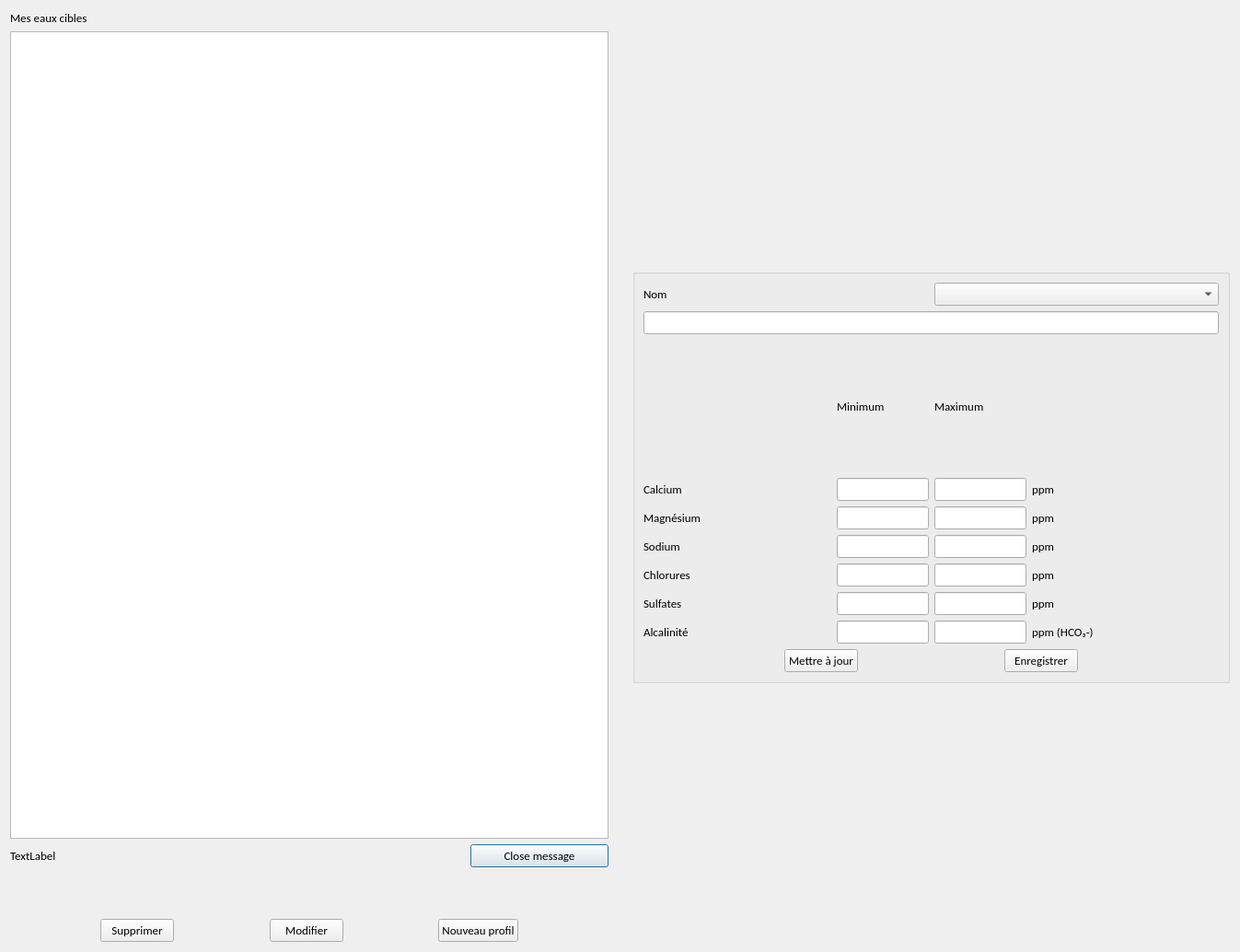
<?xml version="1.0" encoding="UTF-8"?>
<ui version="4.0">
 <class>WaterDialog</class>
 <widget class="QDialog" name="WaterDialog">
  <property name="geometry">
   <rect>
    <x>0</x>
    <y>0</y>
    <width>1347</width>
    <height>1034</height>
   </rect>
  </property>
  <property name="font">
   <font>
    <family>Carlito</family>
    <pointsize>10</pointsize>
   </font>
  </property>
  <property name="windowTitle">
   <string>Profil d'eau</string>
  </property>
  <layout class="QHBoxLayout" name="horizontalLayout_4">
   <item>
    <layout class="QVBoxLayout" name="verticalLayout_2">
     <item>
      <widget class="QLabel" name="labelTitle">
       <property name="text">
        <string>Mes eaux cibles</string>
       </property>
      </widget>
     </item>
     <item>
      <widget class="QListView" name="waterList">
       <property name="font">
        <font>
         <family>Carlito</family>
         <pointsize>10</pointsize>
        </font>
       </property>
      </widget>
     </item>
     <item>
      <layout class="QHBoxLayout" name="horizontalLayout_15">
       <item>
        <widget class="QLabel" name="labelMessage">
         <property name="sizePolicy">
          <sizepolicy hsizetype="Minimum" vsizetype="Preferred">
           <horstretch>0</horstretch>
           <verstretch>0</verstretch>
          </sizepolicy>
         </property>
         <property name="maximumSize">
          <size>
           <width>999999</width>
           <height>16777215</height>
          </size>
         </property>
         <property name="font">
          <font>
           <family>Carlito</family>
           <pointsize>10</pointsize>
          </font>
         </property>
         <property name="text">
          <string>TextLabel</string>
         </property>
        </widget>
       </item>
       <item>
        <widget class="QPushButton" name="closeMessageButton">
         <property name="minimumSize">
          <size>
           <width>150</width>
           <height>0</height>
          </size>
         </property>
         <property name="maximumSize">
          <size>
           <width>100</width>
           <height>16777215</height>
          </size>
         </property>
         <property name="font">
          <font>
           <family>Carlito</family>
           <pointsize>10</pointsize>
          </font>
         </property>
         <property name="text">
          <string>Close message</string>
         </property>
        </widget>
       </item>
      </layout>
     </item>
     <item>
      <layout class="QHBoxLayout" name="horizontalLayout_3">
       <property name="topMargin">
        <number>50</number>
       </property>
       <item>
        <spacer name="horizontalSpacer_4">
         <property name="font">
          <font>
           <family>Carlito</family>
           <pointsize>10</pointsize>
          </font>
         </property>
         <property name="orientation">
          <enum>Qt::Horizontal</enum>
         </property>
         <property name="sizeHint" stdset="0">
          <size>
           <width>40</width>
           <height>20</height>
          </size>
         </property>
        </spacer>
       </item>
       <item>
        <widget class="QPushButton" name="deleteButton">
         <property name="font">
          <font>
           <family>Carlito</family>
           <pointsize>10</pointsize>
          </font>
         </property>
         <property name="text">
          <string>Supprimer</string>
         </property>
        </widget>
       </item>
       <item>
        <spacer name="horizontalSpacer_5">
         <property name="font">
          <font>
           <family>Carlito</family>
           <pointsize>10</pointsize>
          </font>
         </property>
         <property name="orientation">
          <enum>Qt::Horizontal</enum>
         </property>
         <property name="sizeHint" stdset="0">
          <size>
           <width>40</width>
           <height>20</height>
          </size>
         </property>
        </spacer>
       </item>
       <item>
        <widget class="QPushButton" name="editButton">
         <property name="font">
          <font>
           <family>Carlito</family>
           <pointsize>10</pointsize>
          </font>
         </property>
         <property name="text">
          <string>Modifier</string>
         </property>
        </widget>
       </item>
       <item>
        <spacer name="horizontalSpacer_6">
         <property name="font">
          <font>
           <family>Carlito</family>
           <pointsize>10</pointsize>
          </font>
         </property>
         <property name="orientation">
          <enum>Qt::Horizontal</enum>
         </property>
         <property name="sizeHint" stdset="0">
          <size>
           <width>40</width>
           <height>20</height>
          </size>
         </property>
        </spacer>
       </item>
       <item>
        <widget class="QPushButton" name="newButton">
         <property name="font">
          <font>
           <family>Carlito</family>
           <pointsize>10</pointsize>
          </font>
         </property>
         <property name="text">
          <string>Nouveau profil</string>
         </property>
        </widget>
       </item>
       <item>
        <spacer name="horizontalSpacer_7">
         <property name="font">
          <font>
           <family>Carlito</family>
           <pointsize>10</pointsize>
          </font>
         </property>
         <property name="orientation">
          <enum>Qt::Horizontal</enum>
         </property>
         <property name="sizeHint" stdset="0">
          <size>
           <width>40</width>
           <height>20</height>
          </size>
         </property>
        </spacer>
       </item>
      </layout>
     </item>
    </layout>
   </item>
   <item>
    <spacer name="horizontalSpacer_8">
     <property name="font">
      <font>
       <family>Carlito</family>
       <pointsize>10</pointsize>
      </font>
     </property>
     <property name="orientation">
      <enum>Qt::Horizontal</enum>
     </property>
     <property name="sizeType">
      <enum>QSizePolicy::Minimum</enum>
     </property>
     <property name="sizeHint" stdset="0">
      <size>
       <width>20</width>
       <height>20</height>
      </size>
     </property>
    </spacer>
   </item>
   <item>
    <widget class="QGroupBox" name="groupBoxNew">
     <property name="minimumSize">
      <size>
       <width>0</width>
       <height>450</height>
      </size>
     </property>
     <property name="maximumSize">
      <size>
       <width>16777215</width>
       <height>450</height>
      </size>
     </property>
     <property name="font">
      <font>
       <family>Carlito</family>
       <pointsize>10</pointsize>
      </font>
     </property>
     <property name="title">
      <string/>
     </property>
     <layout class="QVBoxLayout" name="verticalLayout_3">
      <item>
       <layout class="QHBoxLayout" name="horizontalLayout_2">
        <item>
         <widget class="QLabel" name="nameLabel">
          <property name="minimumSize">
           <size>
            <width>50</width>
            <height>0</height>
           </size>
          </property>
          <property name="font">
           <font>
            <family>Carlito</family>
            <pointsize>10</pointsize>
           </font>
          </property>
          <property name="text">
           <string>Nom</string>
          </property>
         </widget>
        </item>
        <item>
         <widget class="QComboBox" name="styleNameCombo"/>
        </item>
       </layout>
      </item>
      <item>
       <widget class="QLineEdit" name="idEdit">
        <property name="font">
         <font>
          <family>Carlito</family>
          <pointsize>10</pointsize>
         </font>
        </property>
       </widget>
      </item>
      <item>
       <layout class="QVBoxLayout" name="verticalLayout">
        <item>
         <layout class="QGridLayout" name="gridLayout">
          <item row="5" column="2">
           <widget class="QLineEdit" name="so4MaxEdit">
            <property name="maximumSize">
             <size>
              <width>100</width>
              <height>16777215</height>
             </size>
            </property>
            <property name="font">
             <font>
              <family>Carlito</family>
              <pointsize>10</pointsize>
             </font>
            </property>
           </widget>
          </item>
          <item row="1" column="2">
           <widget class="QLineEdit" name="caMaxEdit">
            <property name="maximumSize">
             <size>
              <width>100</width>
              <height>16777215</height>
             </size>
            </property>
            <property name="font">
             <font>
              <family>Carlito</family>
              <pointsize>10</pointsize>
             </font>
            </property>
           </widget>
          </item>
          <item row="4" column="1">
           <widget class="QLineEdit" name="clMinEdit">
            <property name="maximumSize">
             <size>
              <width>100</width>
              <height>16777215</height>
             </size>
            </property>
            <property name="font">
             <font>
              <family>Carlito</family>
              <pointsize>10</pointsize>
             </font>
            </property>
           </widget>
          </item>
          <item row="4" column="4">
           <widget class="QLabel" name="label_8">
            <property name="font">
             <font>
              <family>Carlito</family>
              <pointsize>10</pointsize>
             </font>
            </property>
            <property name="text">
             <string>ppm</string>
            </property>
           </widget>
          </item>
          <item row="6" column="2">
           <widget class="QLineEdit" name="alcaMaxEdit">
            <property name="maximumSize">
             <size>
              <width>100</width>
              <height>16777215</height>
             </size>
            </property>
            <property name="font">
             <font>
              <family>Carlito</family>
              <pointsize>10</pointsize>
             </font>
            </property>
           </widget>
          </item>
          <item row="0" column="2">
           <widget class="QLabel" name="label_13">
            <property name="font">
             <font>
              <family>Carlito</family>
              <pointsize>10</pointsize>
             </font>
            </property>
            <property name="text">
             <string>Maximum</string>
            </property>
           </widget>
          </item>
          <item row="4" column="0">
           <widget class="QLabel" name="label_4">
            <property name="font">
             <font>
              <family>Carlito</family>
              <pointsize>10</pointsize>
             </font>
            </property>
            <property name="text">
             <string>Chlorures</string>
            </property>
           </widget>
          </item>
          <item row="3" column="1">
           <widget class="QLineEdit" name="naMinEdit">
            <property name="maximumSize">
             <size>
              <width>100</width>
              <height>16777215</height>
             </size>
            </property>
            <property name="font">
             <font>
              <family>Carlito</family>
              <pointsize>10</pointsize>
             </font>
            </property>
           </widget>
          </item>
          <item row="5" column="1">
           <widget class="QLineEdit" name="so4MinEdit">
            <property name="maximumSize">
             <size>
              <width>100</width>
              <height>16777215</height>
             </size>
            </property>
            <property name="font">
             <font>
              <family>Carlito</family>
              <pointsize>10</pointsize>
             </font>
            </property>
           </widget>
          </item>
          <item row="3" column="2">
           <widget class="QLineEdit" name="naMaxEdit">
            <property name="maximumSize">
             <size>
              <width>100</width>
              <height>16777215</height>
             </size>
            </property>
            <property name="font">
             <font>
              <family>Carlito</family>
              <pointsize>10</pointsize>
             </font>
            </property>
           </widget>
          </item>
          <item row="2" column="2">
           <widget class="QLineEdit" name="mgMaxEdit">
            <property name="maximumSize">
             <size>
              <width>100</width>
              <height>16777215</height>
             </size>
            </property>
            <property name="font">
             <font>
              <family>Carlito</family>
              <pointsize>10</pointsize>
             </font>
            </property>
           </widget>
          </item>
          <item row="1" column="0">
           <widget class="QLabel" name="label">
            <property name="font">
             <font>
              <family>Carlito</family>
              <pointsize>10</pointsize>
             </font>
            </property>
            <property name="text">
             <string>Calcium</string>
            </property>
           </widget>
          </item>
          <item row="6" column="1">
           <widget class="QLineEdit" name="alcaMinEdit">
            <property name="maximumSize">
             <size>
              <width>100</width>
              <height>16777215</height>
             </size>
            </property>
            <property name="font">
             <font>
              <family>Carlito</family>
              <pointsize>10</pointsize>
             </font>
            </property>
           </widget>
          </item>
          <item row="3" column="4">
           <widget class="QLabel" name="label_9">
            <property name="font">
             <font>
              <family>Carlito</family>
              <pointsize>10</pointsize>
             </font>
            </property>
            <property name="text">
             <string>ppm</string>
            </property>
           </widget>
          </item>
          <item row="0" column="1">
           <widget class="QLabel" name="label_12">
            <property name="font">
             <font>
              <family>Carlito</family>
              <pointsize>10</pointsize>
             </font>
            </property>
            <property name="text">
             <string>Minimum</string>
            </property>
           </widget>
          </item>
          <item row="0" column="0">
           <widget class="QLabel" name="label_14">
            <property name="font">
             <font>
              <family>Carlito</family>
              <pointsize>10</pointsize>
             </font>
            </property>
            <property name="text">
             <string/>
            </property>
           </widget>
          </item>
          <item row="1" column="1">
           <widget class="QLineEdit" name="caMinEdit">
            <property name="maximumSize">
             <size>
              <width>100</width>
              <height>16777215</height>
             </size>
            </property>
            <property name="font">
             <font>
              <family>Carlito</family>
              <pointsize>10</pointsize>
             </font>
            </property>
           </widget>
          </item>
          <item row="6" column="0">
           <widget class="QLabel" name="label_6">
            <property name="font">
             <font>
              <family>Carlito</family>
              <pointsize>10</pointsize>
             </font>
            </property>
            <property name="text">
             <string>Alcalinité</string>
            </property>
           </widget>
          </item>
          <item row="4" column="2">
           <widget class="QLineEdit" name="clMaxEdit">
            <property name="maximumSize">
             <size>
              <width>100</width>
              <height>16777215</height>
             </size>
            </property>
            <property name="font">
             <font>
              <family>Carlito</family>
              <pointsize>10</pointsize>
             </font>
            </property>
           </widget>
          </item>
          <item row="5" column="0">
           <widget class="QLabel" name="label_5">
            <property name="font">
             <font>
              <family>Carlito</family>
              <pointsize>10</pointsize>
             </font>
            </property>
            <property name="text">
             <string>Sulfates</string>
            </property>
           </widget>
          </item>
          <item row="5" column="4">
           <widget class="QLabel" name="label_7">
            <property name="font">
             <font>
              <family>Carlito</family>
              <pointsize>10</pointsize>
             </font>
            </property>
            <property name="text">
             <string>ppm</string>
            </property>
           </widget>
          </item>
          <item row="1" column="4">
           <widget class="QLabel" name="calciumUnitLabel">
            <property name="font">
             <font>
              <family>Carlito</family>
              <pointsize>10</pointsize>
             </font>
            </property>
            <property name="text">
             <string>ppm</string>
            </property>
           </widget>
          </item>
          <item row="2" column="1">
           <widget class="QLineEdit" name="mgMinEdit">
            <property name="maximumSize">
             <size>
              <width>100</width>
              <height>16777215</height>
             </size>
            </property>
            <property name="font">
             <font>
              <family>Carlito</family>
              <pointsize>10</pointsize>
             </font>
            </property>
           </widget>
          </item>
          <item row="3" column="0">
           <widget class="QLabel" name="label_3">
            <property name="font">
             <font>
              <family>Carlito</family>
              <pointsize>10</pointsize>
             </font>
            </property>
            <property name="text">
             <string>Sodium</string>
            </property>
           </widget>
          </item>
          <item row="2" column="4">
           <widget class="QLabel" name="label_10">
            <property name="font">
             <font>
              <family>Carlito</family>
              <pointsize>10</pointsize>
             </font>
            </property>
            <property name="text">
             <string>ppm</string>
            </property>
           </widget>
          </item>
          <item row="2" column="0">
           <widget class="QLabel" name="label_2">
            <property name="font">
             <font>
              <family>Carlito</family>
              <pointsize>10</pointsize>
             </font>
            </property>
            <property name="text">
             <string>Magnésium</string>
            </property>
           </widget>
          </item>
          <item row="6" column="4">
           <widget class="QLabel" name="label_11">
            <property name="font">
             <font>
              <family>Carlito</family>
              <pointsize>10</pointsize>
             </font>
            </property>
            <property name="text">
             <string>ppm (HCO₃-)</string>
            </property>
           </widget>
          </item>
         </layout>
        </item>
        <item>
         <layout class="QHBoxLayout" name="horizontalLayout">
          <item>
           <spacer name="horizontalSpacer">
            <property name="font">
             <font>
              <family>Carlito</family>
              <pointsize>10</pointsize>
             </font>
            </property>
            <property name="orientation">
             <enum>Qt::Horizontal</enum>
            </property>
            <property name="sizeHint" stdset="0">
             <size>
              <width>40</width>
              <height>20</height>
             </size>
            </property>
           </spacer>
          </item>
          <item>
           <widget class="QPushButton" name="updateButton">
            <property name="font">
             <font>
              <family>Carlito</family>
              <pointsize>10</pointsize>
             </font>
            </property>
            <property name="text">
             <string>Mettre à jour</string>
            </property>
           </widget>
          </item>
          <item>
           <spacer name="horizontalSpacer_2">
            <property name="font">
             <font>
              <family>Carlito</family>
              <pointsize>10</pointsize>
             </font>
            </property>
            <property name="orientation">
             <enum>Qt::Horizontal</enum>
            </property>
            <property name="sizeHint" stdset="0">
             <size>
              <width>40</width>
              <height>20</height>
             </size>
            </property>
           </spacer>
          </item>
          <item>
           <widget class="QPushButton" name="addButton">
            <property name="font">
             <font>
              <family>Carlito</family>
              <pointsize>10</pointsize>
             </font>
            </property>
            <property name="text">
             <string>Enregistrer</string>
            </property>
           </widget>
          </item>
          <item>
           <spacer name="horizontalSpacer_3">
            <property name="font">
             <font>
              <family>Carlito</family>
              <pointsize>10</pointsize>
             </font>
            </property>
            <property name="orientation">
             <enum>Qt::Horizontal</enum>
            </property>
            <property name="sizeHint" stdset="0">
             <size>
              <width>40</width>
              <height>20</height>
             </size>
            </property>
           </spacer>
          </item>
         </layout>
        </item>
       </layout>
      </item>
     </layout>
    </widget>
   </item>
  </layout>
 </widget>
 <resources/>
 <connections/>
</ui>
